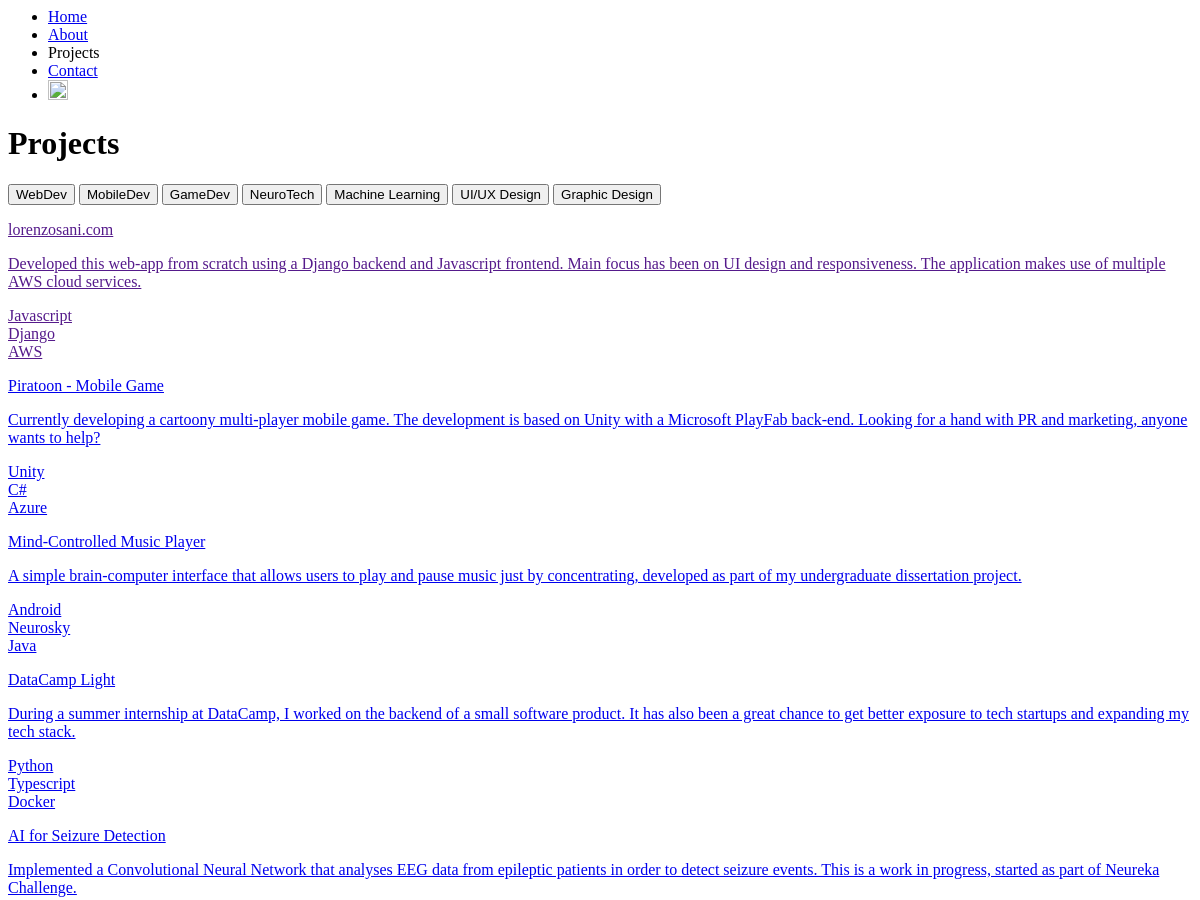
The page /sections/projects/ (upper part) on the database as committed earlier.
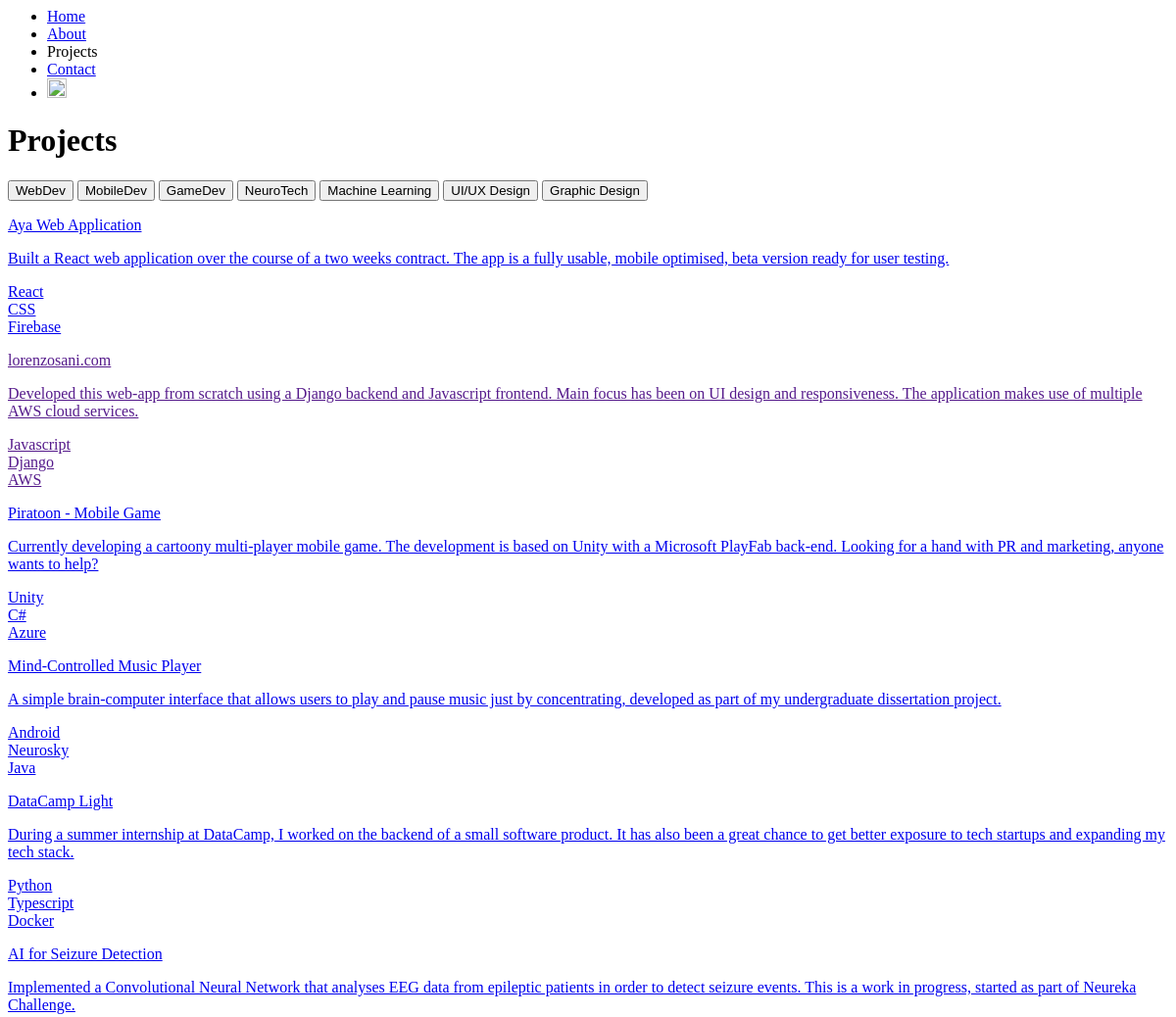
The same page on the database as committed later.
### website/models.py (models this page shows, shortened)
class Project(models.Model):
    image = models.ImageField(upload_to ='static/')
    title = models.CharField(max_length=30, primary_key=True)
    description = models.TextField(max_length=200)
    date_finished = models.DateField()
    link = models.URLField(blank=True)
    tags = models.ManyToManyField("ProjectTag")
    technologies_used = models.ManyToManyField("ProjectTechnology", blank=True)

class ProjectTechnology(models.Model):
    name = models.CharField(max_length=20)

### website/views.py (the view)
# urls.py: path('sections/projects/', views.projects, name='projects'),
def projects(request):
    template = loader.get_template('website/projects.html')
    projects = Project.objects.all().order_by('-date_finished')
    for project in projects:
        project.labels = project.technologies_used.values_list('name', flat=True)
    context = { "projects" : projects }
    return HttpResponse(template.render(context, request))

### templates/website/projects.html (shortened to what this page needs)
{% load static %}
<div class="nav-container sticky-top" id="nav-standard">
    <nav id="nav-projects">
        <ul class="nav-list" id="projects-list">
            <li>
                <a href="#main" onclick="menuToggle('projects'), animateSection('projects', 'main')"
                class="text-hover text-hover-linethrough-goes-right nav-inactive white">Home</a>
            </li>
            <li>
                <a href="#about" onclick="menuToggle('projects'), animateSection('projects', 'about')" class="text-hover text-hover-linethrough-goes-right nav-inactive white">About</a>
            </li>
            <li class="active text-hover nav-active orange">
                Projects
            </li>
            <li>
                <a href="#contact" onclick="menuToggle('projects'), animateSection('projects', 'contact')" class="text-hover text-hover-linethrough-goes-right nav-inactive white">Contact</a>
            </li>
          <li>
            <a href="https://www.linkedin.com/in/lorenzo-sani/" target="_blank" class="white text-hover text-hover-linethrough-goes-right"><img src="{% static 'linkedin.png' %}" height="20px" width="20px"></a>&nbsp;
            <a href="https://www.github.com/lorenzosani/" target="_blank" class="white text-hover text-hover-linethrough-goes-right"><img src="{% static 'github.png' %}" height="20px" width="20px"></a>
          </li>
        </ul>
    </nav>
</div>
<h1 class="title section-title orange">Projects</h1>
<div class="white padding-sides padding-top">
    <button class="bubble" onclick="select('web-dev')" id="web-dev">WebDev</button>
    <button class="bubble" onclick="select('mobile-dev')" id="mobile-dev">MobileDev</button>
    <button class="bubble" onclick="select('game-dev')" id="game-dev">GameDev</button>
    <button class="bubble" onclick="select('neuro-tech')" id="neuro-tech">NeuroTech</button>
    <button class="bubble" onclick="select('machine-learning')" id="machine-learning">Machine Learning</button>
    <button class="bubble" onclick="select('ui-ux-design')" id="ui-ux-design">UI/UX Design</button>
    <button class="bubble" onclick="select('graphic-design')" id="graphic-design">Graphic Design</button>
<div id="projectsCarousel">
    <div class="cards">
    {% for project in projects %}
    <div class="card-container">
        <a href="{{project.link}}" target="_blank" class="card project-card">
            <div class="card-body">
                <p class="blue card-title">{{ project.title }}</p>
                <p class="blue card-text">{{ project.description }}</p>
                {% if project.labels %}
                    <div class="project-labels d-flex">
                    {% for label in project.labels %}
                        <div class="badge badge-primary project-label">{{ label }}</div>
                    {% endfor %}
                    </div>
                {% endif %}
            </div>
        </a>
    </div>
    {% endfor %}
    </div>
</div>

Rows that differ between the two databases and show on the page:
added Project: title "Aya Web Application", description "Built a React web application over the course of a two weeks contract. The app is a fully usable, mobile optimised, beta version ready for user testing."
now on this page (row unchanged): ProjectTechnology: name "React", shown under "Aya Web Application"
now on this page (row unchanged): ProjectTechnology: name "CSS", shown under "Aya Web Application"
added ProjectTechnology: name "Firebase", shown under "Aya Web Application"
